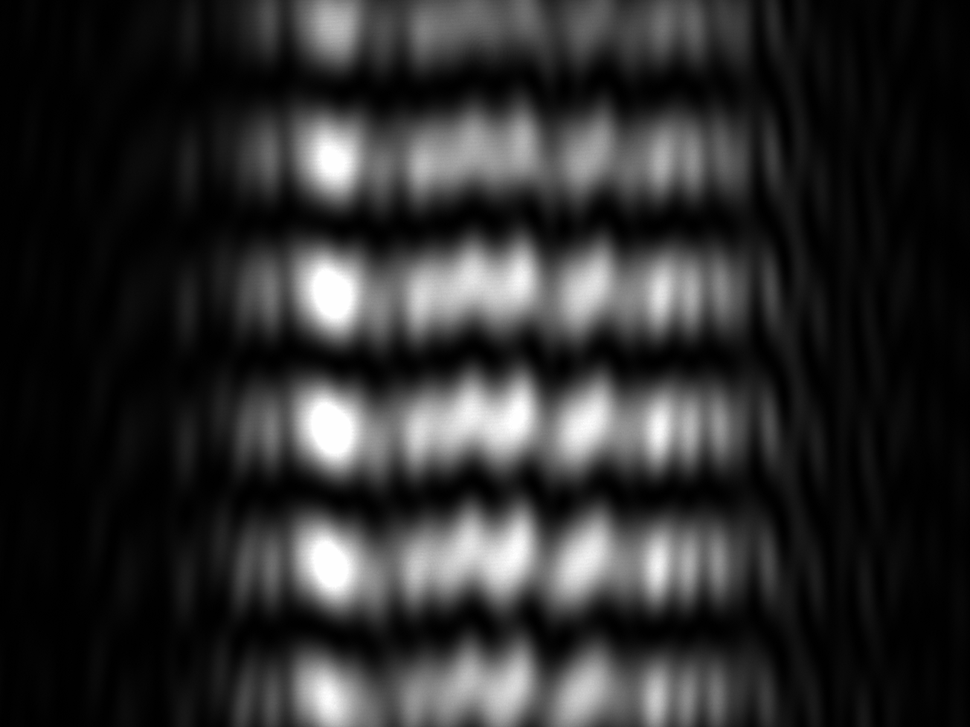
#> input picture Week 4/double_slit/Laser2_doubleslit_d05mm_L60cm.png, 970 x 727 px, shrunk from 1304 x 978 before the run
$ jupyter execute hands_on_activity3.ipynb
#> lines starting #> are read from the running program, lines starting #| are printed output that depends on the picture
# Sensors and Signal Analysis 2026
Author: Nuno Azevedo Silva, Catarina Monteiro

### Hands-on activity 3

This notebook supports the second Hands-on activity where the students will explore 3 optical phenomena and how these can be used to

1. Polarization-based sensing;
2. Young Double Slit - Explore the emergence of the fringes and their position, how these can be explored as a sensor;

The idea is that you get familiarized with the interference of waves, what can you sense, and how you interrogate it as a sensor.

## 1. Polarization-based sensing

This second experiment studies how mechanical perturbations affect the state of polarization (SOP) in an optical fiber and how these changes can be measured as intensity variations using a Polarizing Beam Splitter (PBS). Light propagates through a single-mode fiber (SMF), where its polarization is not preserved. Mechanical perturbations—such as bending or vibration—change the fiber birefringence, causing the SOP to vary over time. At the PBS, the incoming light is split into two orthogonal polarization components. As the SOP changes, the power distribution between these outputs also changes, converting polarization fluctuations into intensity variations. A piezoelectric actuator is used to apply controlled perturbations to the fiber, and the resulting intensity signal is measured with a photodetector.

This setup enables controlled analysis of polarization dynamics in optical fibers and serves as a basis for sensing applications where external perturbations are encoded in polarization changes.

## 1.1 Characterize the sensor

Using the applied peak-to-peak voltage (related with deformation) as the stimuli, characterize your sensor for a fixed frequency by varying the input peak-to-peak value. This will allow you to determine amongst others:
 - span
 - full-scale output
 - dynamic range
 - deadband/saturation (if exists)
 - hysterisis
 - repeatability
 - sensitivity
 - SNR

Take 10 points and sketch a transfer function for this sensor. Given the limited time, you don't need to consider the uncertainty for this problem.

[cell 1]
## Use data aquired from the notebook provided

## applied_voltages = []
## p_at_f = []
## plot

## 1.2 Discussion

a. Create a minimalistic model assuming only linear polarization states (obviously incomplete for a case of a fiber) and that the polarization state $\boldsymbol{e}_p = cos(\theta) \boldsymbol{x} + sin(\theta) \boldsymbol{y} $ changes from angle $\theta$ to $\theta+\delta \theta$ where $\delta \theta$ will ultimately be related with the applied voltage.

    a1. Compute the intensity in each of the arms and plot the change.

    a2. What is the sensitivity? What is the best operation point? How can you control that?

    a3. And the dynamic range?

b. Discuss three advantages of using a polarization-based fiber optic sensor for vibration monitoring along with two possible applications.

## 2. Young Double Slit

In the Young's Double Slit experiment we have a laser that is divided in two wavefronts by a double slit. Each of the slits will act as a cylindrical wave source, which will interfere at the observation plane. The temporal coherence (necessary for interference) is warranted by the wavefront division mechanism (the double slit) as long as the distance between the slits is below the spatial coherence length.

<center>

</center>

In the lectures we derived an expression for the distance between consecutive fringes $\Delta y$ for $L>>d$ as

$\Delta y = \frac{\lambda L}{d} $

where $L$ is the distance between the slits and the observation plane, $\lambda$ the wavelength, and $d$ the distance of the slits.

## 2.1 Qualitative analysis;

a. Using the experimental setup we provided observe the double fringe emergence when using two slits vs no interference when using only one slit;

b. Observe qualitatively what happens if you increase the slit distance;

c. Using the microscope slide given and the linear stage, try to put it on the front of only one of the slits, and observe in the camera what happens.

    c1. Assuming a plane wave solution and neglecting reflections, demonstrate that if refractive index is $n$ and the thickness $Δl$, the interference pattern is given by

$I=I_1+I_2+ 2√(I_1 I_2 ) cos⁡(k dy/L+2π/λ (n-1)Δl)$

    c2. One way to interrogate such a sensor would be to track the position of the first maximum. Compute the sensitivity and comment its dependence on L.

    c3. Compute the phase shift for a microscope slide (thickness 165 micrometers, n=1.55). Comment taking into consideration your observations.

d. Considering the dynamic range (Can you provide an estimate?) what would be a possible application for a sensor like this one?

## 2.2 Quantitative analysis: Measuring the wavelenght of a laser

In the laboratory we did the following experiment: a laser source (with a given wavelength, which will be varied) incident in a double slit ($d=0.05mm$) generates a fringe pattern which is imaged at the camera plane ($L=60cm$).

<center>

</center>

The obtained data is suplied in two images 'Laser1_doubleslit_d05mm_L60cm.png' and 'Laser2_doubleslit_d05mm_L60cm.png' containing distinc images taken by the camera C1 for two distinct wavelengths.

1. Estimate the wavelenght of the laser by fitting the data;
2. How could you utilize the double slit configuration as a sensor?

[cell 2]
import cv2
import numpy as np
import matplotlib.pyplot as plt
from scipy.signal import find_peaks

###Read Data

image_path    = 'double_slit//Laser2_doubleslit_d05mm_L60cm.png'     # Image filename - there are two figures, Laser1_... and Laser2_...
pixel_pitch   = 3.45e-6         # 3.45 micrometers in meters
L             = 0.60            # Distance from slits to camera [m]
d             = 0.50e-3         # Slit separation [m]
x_center      = 0               # "Center column" for your line profile (pixels) - you can choose this
profile_width = 10             # How many columns to average over (pixels)

# --- 1. Load image (grayscale) ---
img = cv2.imread(image_path, cv2.IMREAD_GRAYSCALE)
#> img is the input picture: shape (727, 970); min 0, max 255, mean 46.6
img_f = img.astype(np.float64)

# Get image dimensions
height, width = img_f.shape
#> height = 727; width = 970

# We will divide it at center and integrate a width corresponding to the profile_width in pixels defined above
center_col = width // 2 + x_center
#> center_col = 485

col_start = center_col - profile_width // 2
#> col_start = 480
col_end   = center_col + profile_width // 2
#> col_end = 490

# --- 2. Extract and average vertical line profile around x=0 ---
line_profile = np.mean(img_f[:, col_start:col_end], axis=1)
#> line_profile = 727 values, max 225.9 at index 420, min 1.2 at index 352, mean 98.35


# --- 3. Display the results ---
fig, ax = plt.subplots(1,2, figsize=[10,5])

ax[0].imshow(np.transpose(img_f), cmap='Greys')
ax[0].axhline(col_start, ls='--', color='r')
ax[0].axhline(col_end, ls='--', color='r')
ax[0].set_xlabel('Pixel (vertical coordinate)')
ax[0].set_ylabel('Pixel (horizontal coordinate)')
ax[0].set_title('Detected Profile and integration region')


ax[1].plot(line_profile, label='Line Profile')
ax[1].set_xlabel('Pixel (vertical coordinate)')
ax[1].set_ylabel('Intensity')
ax[1].legend()
ax[1].set_title('Vertical Line Profile and Detected Peaks')
fig.tight_layout()
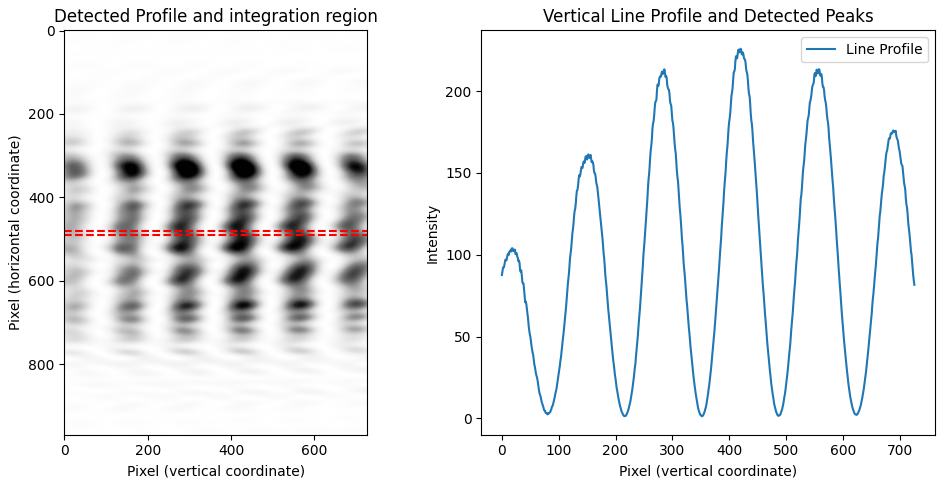
#> figure drawn by matplotlib, 2 panels; panel 2: curve peaks at x = 420, y = 225.9


$ run again, with Week 4/double_slit/Laser1_doubleslit_d05mm_L60cm.png copied over Week 4/double_slit/Laser2_doubleslit_d05mm_L60cm.png
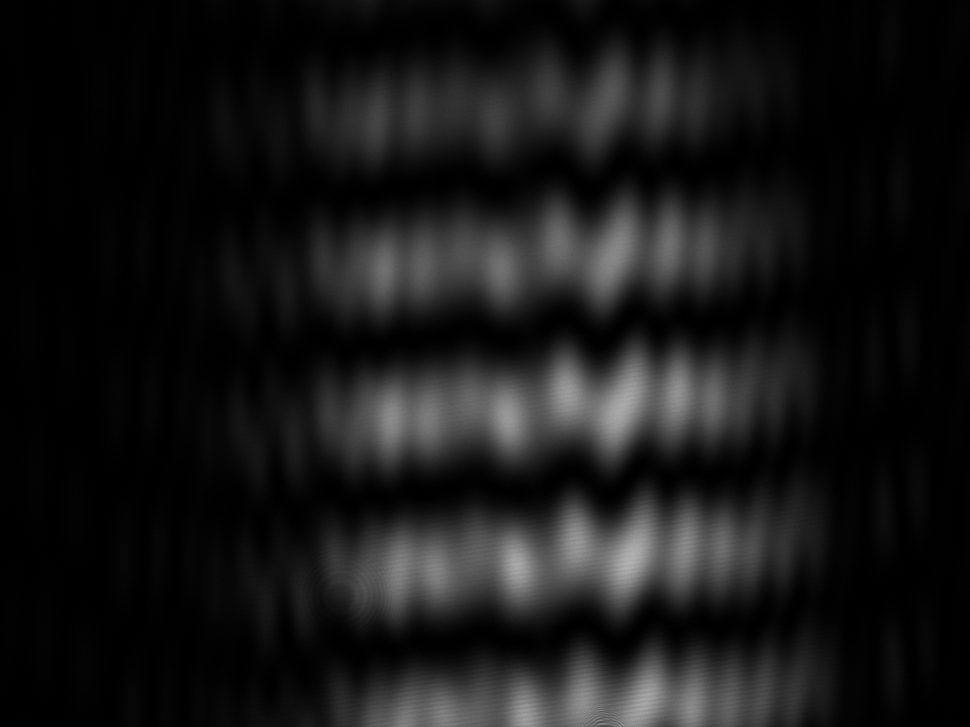
#> input picture Week 4/double_slit/Laser1_doubleslit_d05mm_L60cm.png, 970 x 727 px, shrunk from 1440 x 1080 before the run
#> img is the input picture: shape (727, 970); min 0, max 181, mean 22.7
#> line_profile = 727 values, max 106.6 at index 406, min 0 at index 35, mean 42.07
#> `[cell 2] import cv2 import numpy as np import matplotlib.pyplot as plt..`:
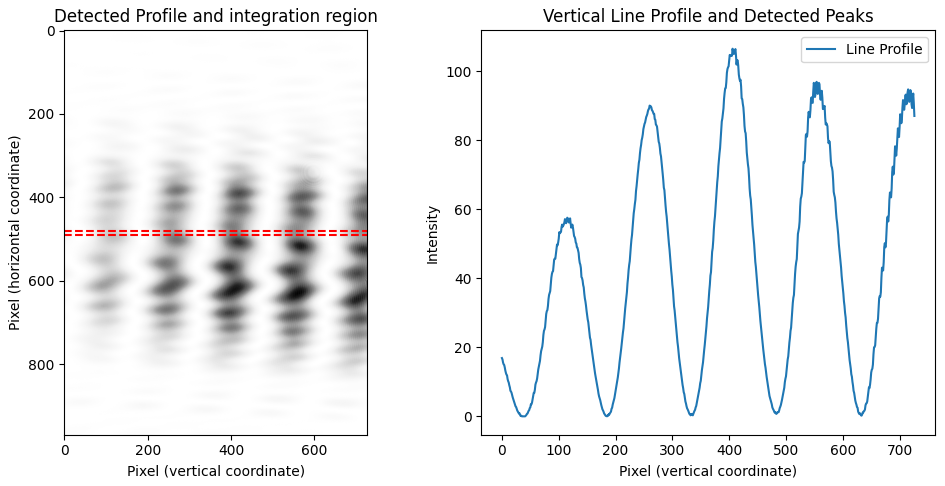
#> figure drawn by matplotlib, 2 panels; panel 2: curve peaks at x = 406, y = 106.6
